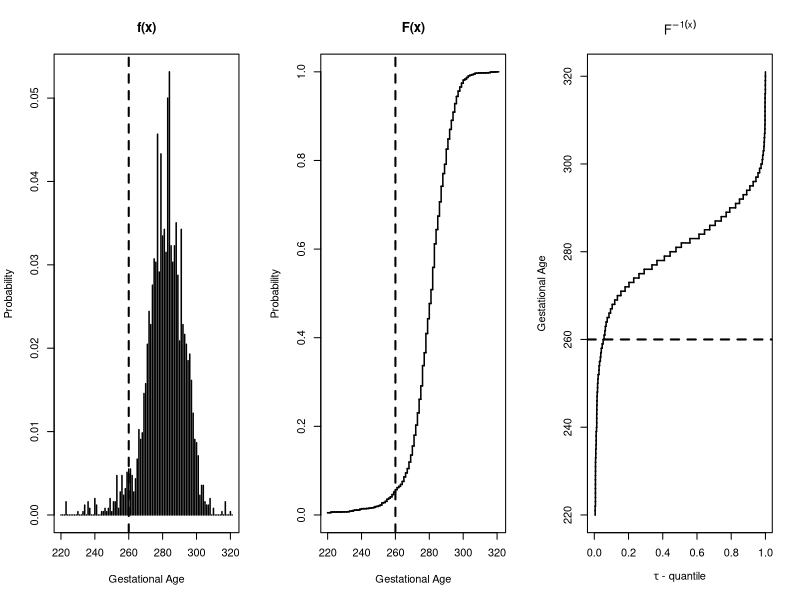
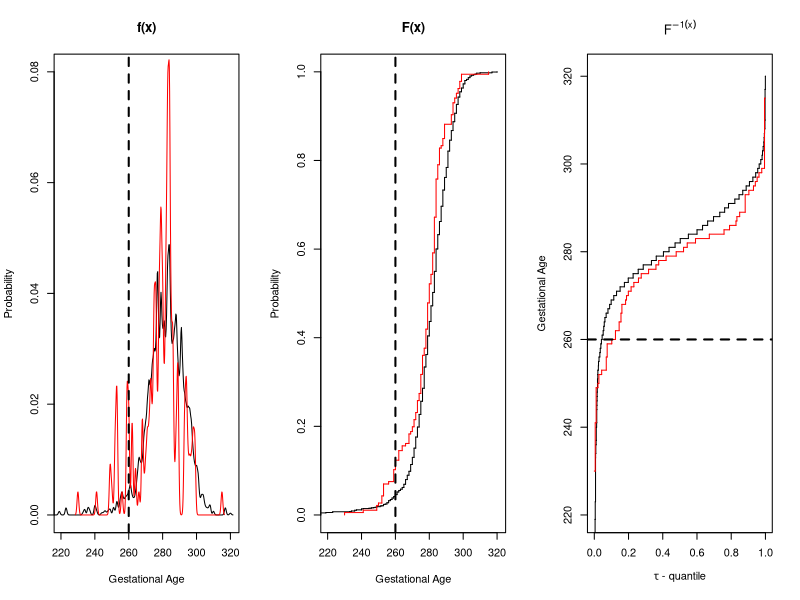

Generate these figures, in order, with R: (Note: this script raises an error after producing the figures.)
################################################################################
# R Codes for: # "Quantile regression of gestational age and preterm birth for epidemiology research"
################################################################################

pms <- read.csv("pms.synthetic.csv")

#Table 1 code: gestational age by albuminuria"
tp <- pms$ga[pms$album == 1]
tab <- c(length(tp), round(mean(tp), 1), round(sd(tp), 1),
         quantile(tp, probs = c(0.1, 0.25, 0.5, 0.75, 0.9), type = 1),
         sum(tp < 259), round(100 * mean(tp < 259), 1))

tp <- pms$ga[pms$album == 0]
tab <- rbind(tab,
             c(length(tp), round(mean(tp), 1), round(sd(tp), 1),
               quantile(tp, probs = c(0.1, 0.25, 0.5, 0.75, 0.9), type = 1),
               sum(tp < 259), round(100 * mean(tp < 259), 1)))

tp <- pms$ga
tab <- rbind(tab,
             c(length(tp), round(mean(tp), 1), round(sd(tp), 1),
               quantile(tp, probs = c(0.1, 0.25, 0.5, 0.75, 0.9), type = 1),
               sum(tp < 259), round(100 * mean(tp < 259), 1)))

rownames(tab) <- c("Albuminuria", "No albuminuria", "All")
colnames(tab) <- c("n", "mean", "sd", "q10", "q25", "q50", "q75", "q90",
                   "preterm_count", "preterm_percent")

tab

print(tab)

# ==============================================================================
# Figure 1 code: f(x), F(x), and inverse CDF for gestational age
# ==============================================================================

pms <- read.csv("pms.synthetic.csv")

n <- dim(pms)[1]
f.x <- rep(0, max(pms$ga) + 1)
f.x[as.numeric(names(table(pms$ga)))] <- table(pms$ga) / n

F.x <- cumsum(f.x)

par(mfrow = c(1, 3))

plot(c(220, 321), c(0, max(f.x)), type = "n",
     ylab = "Probability", xlab = "Gestational Age", main = "f(x)")
for (i in 220:321) {
  lines(c(i, i), c(0, f.x[i]), lwd = 1.5)
}
abline(v = 260, lty = 2, lwd = 2)

plot(c(220, 321), c(0, 1), type = "n",
     ylab = "Probability", xlab = "Gestational Age", main = "F(x)")
for (i in 220:321) {
  lines(c(i, i + 1), c(F.x[i + 1], F.x[i + 1]), lwd = 1.5)
}
for (i in 220:321) {
  lines(c(i, i), c(F.x[i], F.x[i + 1]), lwd = 1.5)
}
abline(v = 260, lty = 2, lwd = 2)

plot(c(0, 1), c(220, 321), type = "n",
     ylab = "Gestational Age",
     xlab = expression(paste(tau, " - quantile")),
     main = expression(F^{-1}(x)))
for (i in 220:321) {
  lines(c(F.x[i + 1], F.x[i + 1]), c(i, i + 1), lwd = 1.5)
}
for (i in 220:321) {
  lines(c(F.x[i], F.x[i + 1]), c(i, i), lwd = 1.5)
}
abline(h = 260, lty = 2, lwd = 2)

# ==============================================================================
# Figure 2 code: distribution of ga by albuminuria 
# ==============================================================================

pms <- read.csv("pms.synthetic.csv")

n <- dim(pms)[1]

par(mfrow = c(1, 3))

plot(c(220, 321), c(0, 0.08), type = "n",
     ylab = "Probability", xlab = "Gestational Age", main = "f(x)")

tmp <- density(pms$ga[pms$album == 0], bw = 0.5)
lines(tmp$x, tmp$y)

tmp <- density(pms$ga[pms$album == 1], bw = 0.5)
lines(tmp$x, tmp$y, col = "red")

abline(v = 260, lty = 2, lwd = 2)

plot(c(220, 321), c(0, 1), type = "n",
     ylab = "Probability", xlab = "Gestational Age", main = "F(x)")

tabs.labels <- as.numeric(names(table(pms$ga[pms$album == 0])))
f.x <- table(pms$ga[pms$album == 0]) / sum(table(pms$ga[pms$album == 0]))
F.x <- cumsum(f.x)

for (i in 1:(length(tabs.labels) - 1)) {
  lines(c(tabs.labels[i], tabs.labels[i + 1]), c(F.x[i], F.x[i]))
}
for (i in 1:length(tabs.labels)) {
  lines(c(tabs.labels[i], tabs.labels[i]), c(ifelse(i == 1, 0, F.x[i - 1]), F.x[i]))
}

tabs.labels <- as.numeric(names(table(pms$ga[pms$album == 1])))
f.x <- table(pms$ga[pms$album == 1]) / sum(table(pms$ga[pms$album == 1]))
F.x <- cumsum(f.x)

for (i in 1:(length(tabs.labels) - 1)) {
  lines(c(tabs.labels[i], tabs.labels[i + 1]), c(F.x[i], F.x[i]), col = "red")
}
for (i in 1:length(tabs.labels)) {
  lines(c(tabs.labels[i], tabs.labels[i]), c(ifelse(i == 1, 0, F.x[i - 1]), F.x[i]), col = "red")
}

abline(v = 260, lty = 2, lwd = 2)

plot(c(0, 1), c(220, 321), type = "n",
     ylab = "Gestational Age",
     xlab = expression(paste(tau, " - quantile")),
     main = expression(F^{-1}(x)))

tabs.labels <- as.numeric(names(table(pms$ga[pms$album == 0])))
f.x <- table(pms$ga[pms$album == 0]) / sum(table(pms$ga[pms$album == 0]))
F.x <- cumsum(f.x)

for (i in 1:(length(tabs.labels) - 1)) {
  lines(c(F.x[i], F.x[i]), c(tabs.labels[i], tabs.labels[i + 1]))
}
for (i in 1:length(tabs.labels)) {
  lines(c(ifelse(i == 1, 0, F.x[i - 1]), F.x[i]), c(tabs.labels[i], tabs.labels[i]))
}

tabs.labels <- as.numeric(names(table(pms$ga[pms$album == 1])))
f.x <- table(pms$ga[pms$album == 1]) / sum(table(pms$ga[pms$album == 1]))
F.x <- cumsum(f.x)

for (i in 1:(length(tabs.labels) - 1)) {
  lines(c(F.x[i], F.x[i]), c(tabs.labels[i], tabs.labels[i + 1]), col = "red")
}
for (i in 1:length(tabs.labels)) {
  lines(c(ifelse(i == 1, 0, F.x[i - 1]), F.x[i]), c(tabs.labels[i], tabs.labels[i]), col = "red")
}

abline(h = 260, lty = 2, lwd = 2)

# ==============================================================================
# Table 2 code: quantile regression, OLS, and logistic regression
# ==============================================================================

pms <- read.csv("pms.synthetic.csv")

rq(ga ~ album, tau=c(0.1, 0.25, 0.5, 0.75, 0.9), data=pms)

rq(ga ~ album + female + as.factor(smk), tau=c(0.1, 0.25, 0.5, 0.75, 0.9), data=pms);

lm(ga ~ album, data=pms);

pms$ptb <- ifelse(pms$ga < 259, 1, 0)
glm(ptb ~ album, family='binomial', data=pms)

# ==============================================================================
# Figure 3 code: integer-valued coefficients in multivariable QR
# ==============================================================================

pms <- read.csv("pms.synthetic.csv")

taus <- 0.1 * (1:9)

fit <- rq(ga ~ album + female + single + as.factor(smk),
          data = pms, tau = taus)

b <- coef(fit)

preds <- c("album", "female", "single",
           "as.factor(smk)1", "as.factor(smk)2")

main_titles <- c("Albuminuria",
                  "Female Sex",
                  "Single",
                  "Former smoker\nversus Non-smoker",
                  "Smoker\nversus Non-smoker")

par(mfrow = c(2, 3))

for (j in 1:length(preds)) {
  y <- b[preds[j], ]
  
  plot(taus, y,
       type = "n",
       ylim = c(-6, 1),
       xlab = expression(tau),
       ylab = "Coefficient estimate",
       main = main_titles[j])
  
  abline(h = seq(-8, 1, by = 1), col = "grey85", lty = 1)
  abline(h = 0, col = "grey40", lty = 2)
  
  lines(taus, y, type = "b", pch = 19)
}

# ==============================================================================
# Figure 4 code: dithering gestational age for coefficients in multivariable QR
# ==============================================================================

pms <- read.csv("pms.synthetic.csv")

taus <- 0.1 * (1:9)

preds <- c("album", "female", "single",
           "as.factor(smk)1", "as.factor(smk)2")

main_titles <- c("Albuminuria",
                 "Female Sex",
                 "Single",
                 "Former smoker\nversus Non-smoker",
                 "Smoker\nversus Non-smoker")

coef_sum <- matrix(0, nrow = length(preds), ncol = length(taus))

rownames(coef_sum) <- preds
colnames(coef_sum) <- taus

for (i in 1:100) {
  pms_d <- pms
  pms_d$ga <- dither(pms$ga)
    fit_d <- rq(ga ~ album + female + single + as.factor(smk), data = pms_d, tau = taus)
  
  bmat <- coef(fit_d)
  
  coef_sum <- coef_sum + bmat[preds, ]
}

coef_mean <- coef_sum / 100

par(mfrow = c(2, 3))

for (j in 1:length(preds)) {
  
  y <- coef_mean[j, ]
  
  plot(taus, y,
       type = "n",
       ylim = c(-6, 1),
       xlab = expression(tau),
       ylab = "Coefficient estimate",
       main = main_titles[j])
  
  abline(h = seq(-8, 1, by = 1), col = "grey85", lty = 1)
  abline(h = 0, col = "grey40", lty = 2)
  
  lines(taus, y, type = "b", pch = 19)
}
